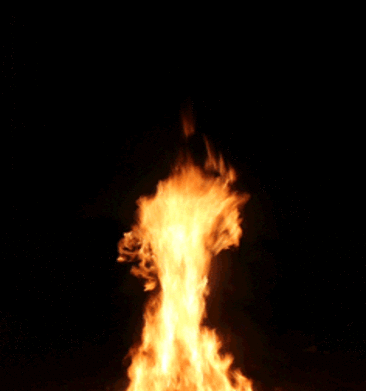
#> input picture ImageProcessGIF/firegif2.gif, 366 x 391 px; its folder holds 2 pictures in this run
$ python frameFromGif.py   (Python 2 division)
#> lines starting #> are read from the running program, lines starting #| are printed output that depends on the picture

import os
from PIL import Image


'''''
I searched high and low for solutions to the "extract animated GIF frames in Python"
problem, and after much trial and error came up with the following solution based
on several partial examples around the web (mostly Stack Overflow).

There are two pitfalls that aren't often mentioned when dealing with animated GIFs -
firstly that some files feature per-frame local palettes while some have one global
palette for all frames, and secondly that some GIFs replace the entire image with
each new frame ('full' mode in the code below), and some only update a specific
region ('partial').

This code deals with both those cases by examining the palette and redraw
instructions of each frame. In the latter case this requires a preliminary (usually
partial) iteration of the frames before processing, since the redraw mode needs to
be consistently applied across all frames. I found a couple of examples of
partial-mode GIFs containing the occasional full-frame redraw, which would result
in bad renders of those frames if the mode assessment was only done on a
single-frame basis.

Nov 2012
'''


def analyseImage(path):
    '''''
    Pre-process pass over the image to determine the mode (full or additive).
    Necessary as assessing single frames isn't reliable. Need to know the mode
    before processing all frames.
    '''
#> called with path = 'firegif2.gif'
    im = Image.open(path)
#> im is the input picture: PIL image 366x391 P; mean R, G, B 36.5, 26.1, 13.4
    results = {
        'size': im.size,
        'mode': 'full',
    }
#> results = {'size': (366, 391), 'mode': 'full'}
    try:
        while True:
            if im.tile:
                tile = im.tile[0]
                update_region = tile[1]
                update_region_dimensions = update_region[2:]
                if update_region_dimensions != im.size:
                    results['mode'] = 'partial'
                    break
            im.seek(im.tell() + 1)
#> this loop made 13 passes
#> tile on passes 2 to 13: ('gif', (0, 0, 366, 391), 36326, (8, False, -1)), ('gif', (0, 0, 366, 391), 73726, (8, False, -1)), ('gif', (0, 0, 366, 391), 115832, (8, False, -1)), ('gif', (0, 0, 366, 391), 161588, (8, False, -1)), ('gif', (0, 0, 366, 391), 202474, (8, False, -1)), ('gif', (0, 0, 366, 391), 245802, (8, False, -1)), ('gif', (0, 0, 366, 391), 283733, (8, False, -1)), ('gif', (0, 0, 366, 391), 323031, (8, False, -1)), ('gif', (0, 0, 366, 391), 362371, (8, False, -1)), ('gif', (0, 0, 366, 391), 398922, (8, False, -1)), ('gif', (0, 0, 366, 391), 432750, (8, False, -1)), ('gif', (0, 0, 366, 391), 470020, (8, False, -1))
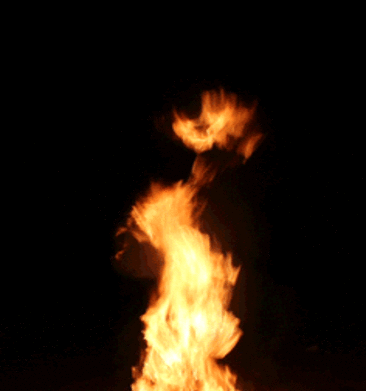
#> im: PIL image 366x391 RGB; mean R, G, B 37.1, 24.9, 11.9
    except EOFError:
        pass
    return results


def processImage(path):
    '''''
    Iterate the GIF, extracting each frame.
    '''
    mode = analyseImage(path)['mode']
#> mode = 'full'

    im = Image.open(path)

    i = 0
    p = im.getpalette()
#> p = 768 values, max 255 at index 531, min 0 at index 0, mean 116.2
    last_frame = im.convert('RGBA')

    foldername = os.path.basename(path).split('.')[:-1]
    os.mkdir(foldername[0])
    os.chdir(foldername[0])

    try:
        while True:
            print "saving %s (%s) frame %d, %s %s" % (path, mode, i, im.size, im.tile)

            '''''
            If the GIF uses local colour tables, each frame will have its own palette.
            If not, we need to apply the global palette to the new frame.
            '''
            if not im.getpalette():
                im.putpalette(p)

            new_frame = Image.new('RGBA', im.size)

            '''''
            Is this file a "partial"-mode GIF where frames update a region of a different size to the entire image?
            If so, we need to construct the new frame by pasting it on top of the preceding frames.
            '''
            if mode == 'partial':
                new_frame.paste(last_frame)

            new_frame.paste(im, (0,0), im.convert('RGBA'))
            new_frame.save('%s-%d.png' % (''.join(os.path.basename(path).split('.')[:-1]), i), 'PNG')

            i += 1
            last_frame = new_frame
            im.seek(im.tell() + 1)
#> this loop made 2 passes
#| saving firegif2.gif (full) frame 0, (366, 391) []
#| saving firegif2.gif (full) frame 1, (366, 391) [_Tile(codec_name='gif', extents=(0, 0, 366, 391), offset=36326, args=(8, False, -1))]
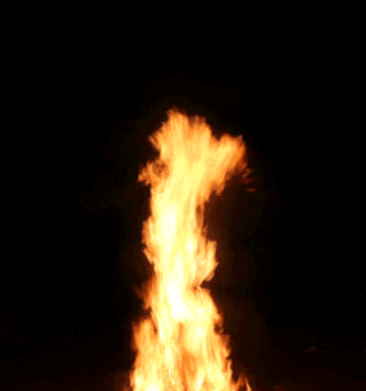
#> im: PIL image 366x391 RGB; mean R, G, B 42.5, 31.1, 16.9
#> after the loop, i = 1
    except EOFError:
        pass

Image1 = 'firegif1.gif'
Image2 = 'firegif2.gif'

def main():
    processImage(Image2)


if __name__ == "__main__":
#> (the run stopped early here; a loop or call above may not have finished)
